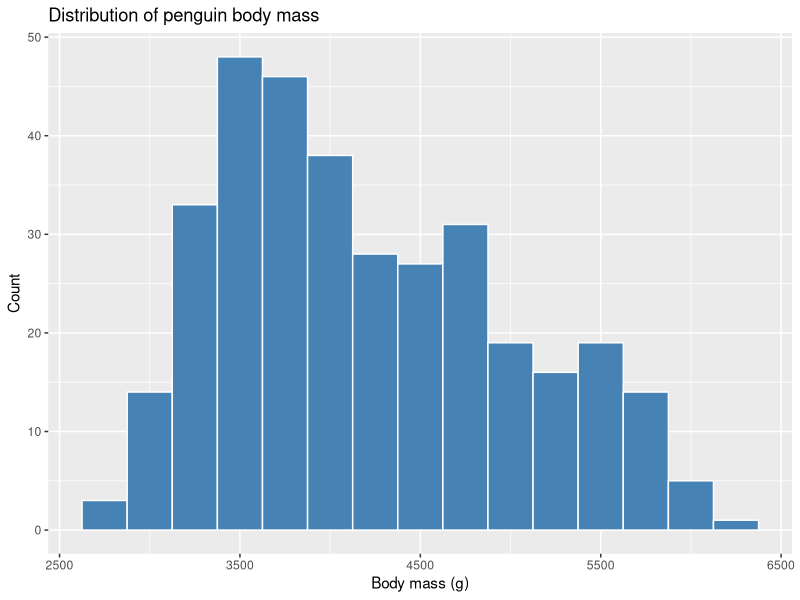

The R source for this figure:
## ---- chunk 1
#| label: setup
#| include: false

library(tidyverse)
library(palmerpenguins)
## ---- chunk 2
#| label: mass-histogram
#| message: false
#| warning: false

ggplot(penguins, aes(x = body_mass_g)) +
  geom_histogram(binwidth = 250, fill = "steelblue", color = "white") +
  labs(
    title = "Distribution of penguin body mass",
    x = "Body mass (g)",
    y = "Count"
  )
